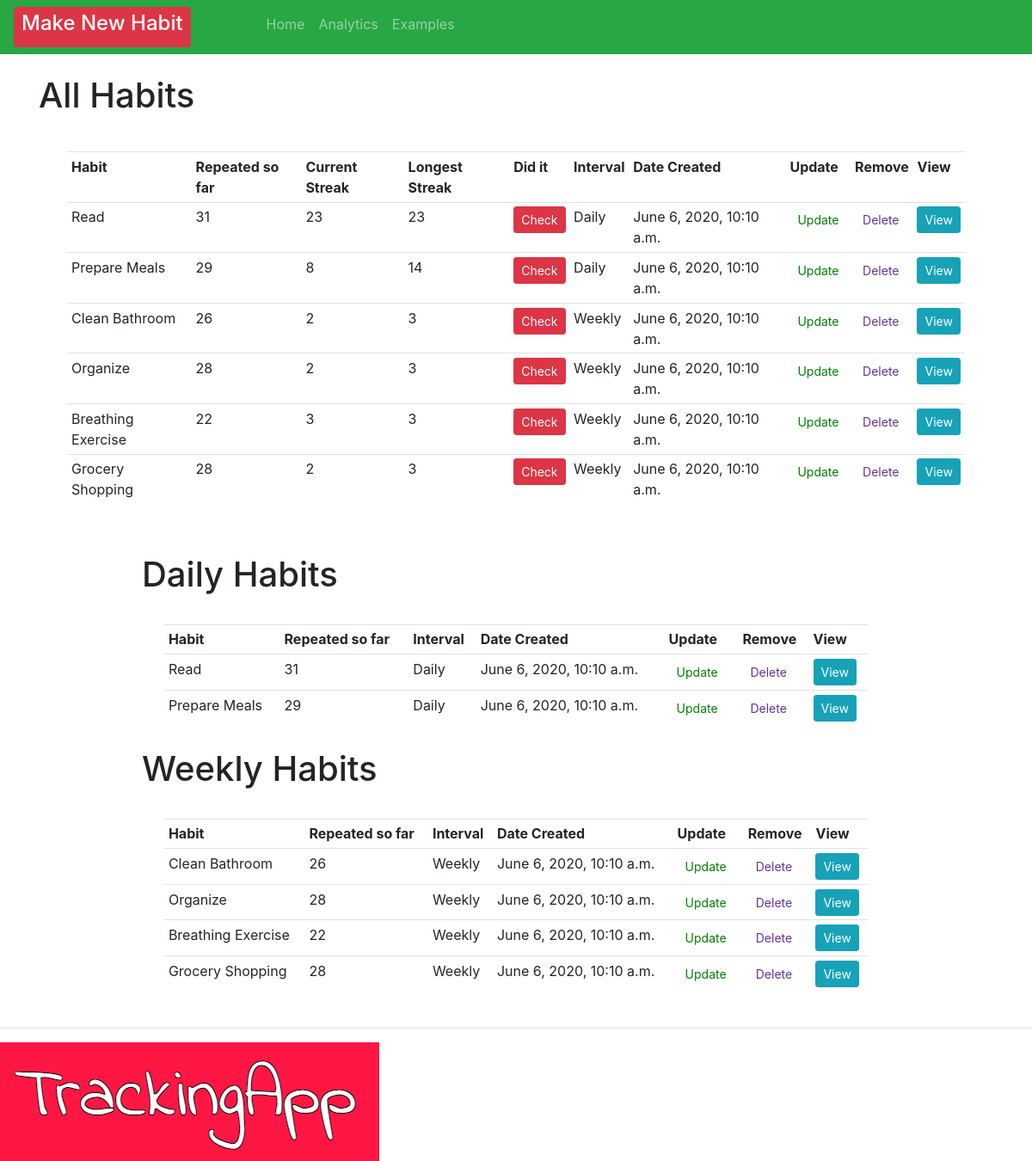
/, run on an earlier commit of the app's database.
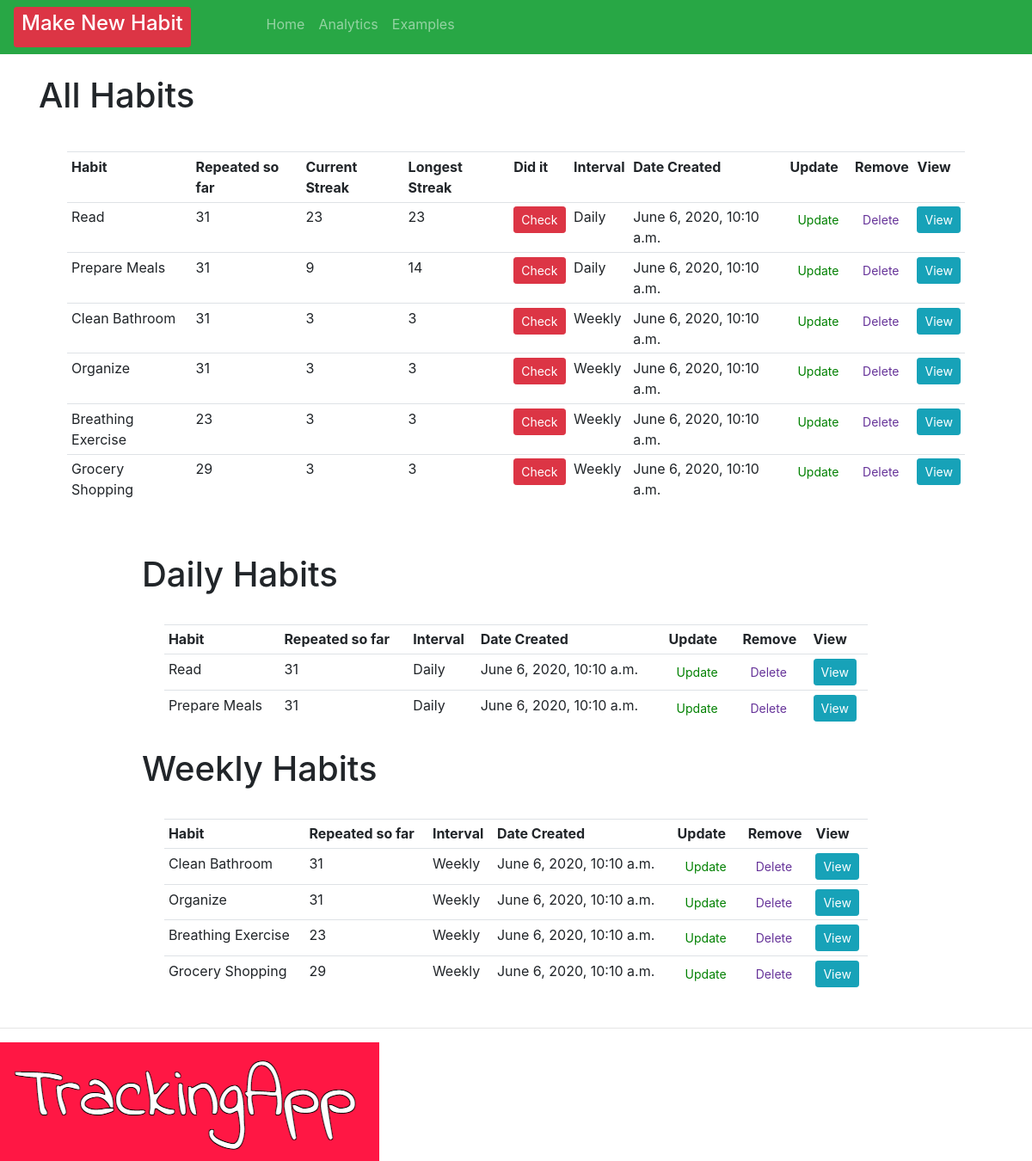
And on a later commit of the database.
### crm/models.py (models this page shows, shortened)
class Order(models.Model):
    INTERVAL = (
            ('Daily', 'Daily'),
            ('Weekly', 'Weekly' ),
                      )
    habit = models.CharField(max_length=200, null=True, blank=True)
    interval = models.CharField(max_length=400, null=True, choices=INTERVAL)
    checked = models.IntegerField(blank=True, default=0, null=True)
    streak = models.IntegerField(blank=True, default=0, null=True)
    longestStreak = models.IntegerField(blank=True, default=0, null=True)
    created = models.DateTimeField(auto_now=True, auto_now_add=False, editable=False, null=True, blank=True)
    checkedList = models.ManyToManyField(Repeats)
    timeStamp = models.DateTimeField(auto_now=True, blank=True)
    date_created = models.DateTimeField(auto_now_add=True, null=True, editable=False, blank=True)
    dateAsString = models.CharField(max_length=200, null=True, blank=True)

### crm/views.py (the view)
# urls.py: path('', views.home, name="home" ),
def home(request):
    orders = Order.objects.all()
    total_orders = orders.count()
    dailyFilter = Order.objects.filter(interval="Daily")
    weeklyFilter = Order.objects.filter(interval="Weekly")
    context = {'orders': orders, 'total_orders': total_orders, 'dailyFilter': dailyFilter, 'weeklyFilter':weeklyFilter}
    return render(request, 'habit/dashboard.html', context)

### crm/templates/habit/dashboard.html (shortened to what this page needs)
{% extends 'habit/main.html' %}
{% block content %}
<br>
<div class="row" style="padding-left: 5%; padding-right: 5%;">
    <table style="margin: 3%" class="table table-sm">
        <h1> All Habits {{checked}} </h1>
        <tr>
            <th>Habit</th>
            <th>Repeated so far</th>
            <th>Current Streak</th>
            <th>Longest Streak</th>
            <th>Did it</th>
            <th>Interval</th>
            <th>Date Created</th>
            <th>Update</th>
            <th>Remove</th>
            <th>View</th>
        </tr>
        {% for order in orders %}
        <tr>
            <td>
                       {{ order.habit }}
            </td>
            <td>
                {{order.checkedList.count}}
            </td>
            <td>
                {{order.streak}}
            </td>
            <td>
                {{ order.longestStreak }}
             </td>
            <td>
                <form action="{% url 'check_habit' order.id %}" method="POST">
                    <button type="submit" , name="post_id" , value="{{order.id}}" ,
                        class="btn btn-sm btn-danger">Check</button>
                </form>
            </td>
            <td>{{order.interval}}</td>
            <td>{{order.date_created}}</td>
            <td><a class="btn btn-sm" style="color: green;" href="{% url 'update_habit' order.id %}">Update</a></td>
            <td><a class="btn btn-sm" style="color: rebeccapurple;" href="{% url 'delete' order.id %}">Delete</a></td>
            <td><a class="btn btn-sm btn-info" href="{% url 'habit' order.id %}">View</a></td>
        </tr>
        {% endfor %}
    </table>
</div>
<br>
<div class="row" style="padding-left: 15%; padding-right: 15%;">
    <table style="margin: 3%" class="table table-sm">
        <h1> Daily Habits </h1>
        <tr>
            <th>Habit</th>
            <th>Repeated so far</th>
            <th>Interval</th>
            <th>Date Created</th>
            <th>Update</th>
            <th>Remove</th>
            <th>View</th>
        </tr>
        {% for day in dailyFilter %}
       <td>
            {{ day.habit }}
        </td>
        <td>
            {{day.checkedList.count}}
        </td>
        <td>{{day.interval}}</td>
        <td>{{day.date_created}}</td>
        <td><a class="btn btn-sm" style="color: green;" href="{% url 'update_habit' day.id %}">Update</a></td>
        <td><a class="btn btn-sm" style="color: rebeccapurple;" href="{% url 'delete' day.id %}">Delete</a></td>
        <td><a class="btn btn-sm btn-info" href="{% url 'habit' day.id %}">View</a></td>
        {% endfor %}
    </table>
</div>
<div class="row" style="padding-left: 15%; padding-right: 15%;">
    <table style="margin: 3%" class="table table-sm">
        <tr>
            <th>Habit</th>
            <th>Repeated so far</th>
            <th>Interval</th>
            <th>Date Created</th>
            <th>Update</th>
            <th>Remove</th>
            <th>View</th>
        </tr>
        <h1> Weekly Habits </h1>
        {% for week in weeklyFilter %}
        <tr>
             <td>
                {{ week.habit }}
            </td>
            <td>
                {{week.checkedList.count}}
            </td>
                      <td>{{week.interval}}</td>
            <td>{{week.date_created}}</td>
            <td><a class="btn btn-sm" style="color: green;" href="{% url 'update_habit' week.id %}">Update</a>
            </td>
            <td><a class="btn btn-sm" style="color: rebeccapurple;" href="{% url 'delete' week.id %}">Delete</a>
            </td>
            <td><a class="btn btn-sm btn-info" href="{% url 'habit' week.id %}">View</a></td>
        </tr>
        {% endfor %}
    </table>
</div>
{% endblock %}

What changed in the data, as far as the page shows it:
changed Order "Prepare Meals": checkedList.count "29" → "31"; streak "8" → "9"
changed Order "Clean Bathroom": checkedList.count "26" → "31"; streak "2" → "3"
changed Order "Organize": checkedList.count "28" → "31"; streak "2" → "3"
changed Order "Breathing Exercise": checkedList.count "22" → "23"
changed Order "Grocery Shopping": checkedList.count "28" → "29"; streak "2" → "3"
